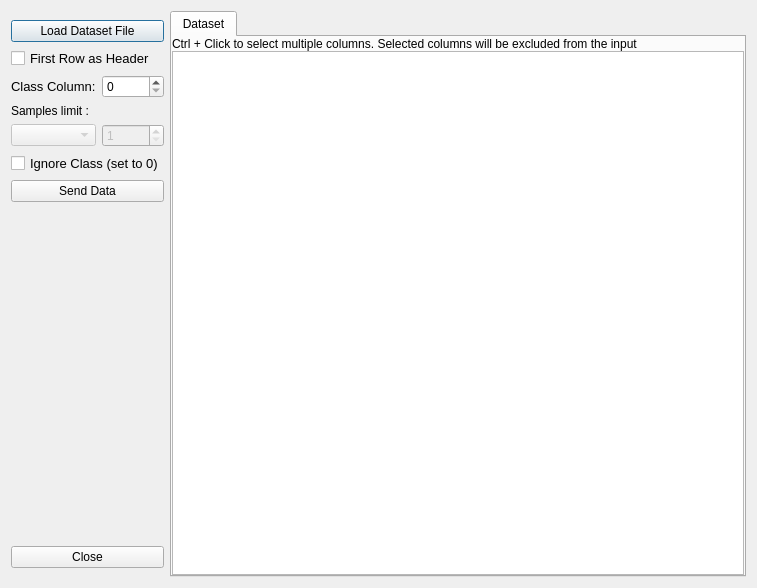
<?xml version="1.0" encoding="UTF-8"?>
<ui version="4.0">
 <class>CSVImportDialog</class>
 <widget class="QDialog" name="CSVImportDialog">
  <property name="geometry">
   <rect>
    <x>0</x>
    <y>0</y>
    <width>757</width>
    <height>588</height>
   </rect>
  </property>
  <property name="sizePolicy">
   <sizepolicy hsizetype="MinimumExpanding" vsizetype="MinimumExpanding">
    <horstretch>0</horstretch>
    <verstretch>0</verstretch>
   </sizepolicy>
  </property>
  <property name="minimumSize">
   <size>
    <width>300</width>
    <height>300</height>
   </size>
  </property>
  <property name="maximumSize">
   <size>
    <width>16777215</width>
    <height>16777215</height>
   </size>
  </property>
  <property name="windowTitle">
   <string>Projections</string>
  </property>
  <layout class="QHBoxLayout" name="horizontalLayout_2" stretch="0,0">
   <item>
    <widget class="QWidget" name="widget" native="true">
     <property name="minimumSize">
      <size>
       <width>130</width>
       <height>0</height>
      </size>
     </property>
     <layout class="QGridLayout" name="gridLayout_2">
      <property name="leftMargin">
       <number>0</number>
      </property>
      <property name="rightMargin">
       <number>0</number>
      </property>
      <item row="8" column="0" colspan="2">
       <spacer name="verticalSpacer">
        <property name="orientation">
         <enum>Qt::Vertical</enum>
        </property>
        <property name="sizeHint" stdset="0">
         <size>
          <width>20</width>
          <height>40</height>
         </size>
        </property>
       </spacer>
      </item>
      <item row="0" column="0" colspan="2">
       <widget class="QPushButton" name="loadFile">
        <property name="font">
         <font>
          <pointsize>9</pointsize>
         </font>
        </property>
        <property name="text">
         <string>Load Dataset File</string>
        </property>
        <property name="autoDefault">
         <bool>true</bool>
        </property>
       </widget>
      </item>
      <item row="1" column="0" colspan="2">
       <widget class="QCheckBox" name="headerCheck">
        <property name="font">
         <font>
          <pointsize>10</pointsize>
         </font>
        </property>
        <property name="text">
         <string>First Row as Header</string>
        </property>
       </widget>
      </item>
      <item row="2" column="0">
       <widget class="QLabel" name="label">
        <property name="font">
         <font>
          <pointsize>10</pointsize>
         </font>
        </property>
        <property name="text">
         <string>Class Column:</string>
        </property>
       </widget>
      </item>
      <item row="7" column="0">
       <widget class="QWidget" name="widget_3" native="true">
        <layout class="QGridLayout" name="gridLayout">
         <property name="horizontalSpacing">
          <number>8</number>
         </property>
         <property name="verticalSpacing">
          <number>0</number>
         </property>
         <property name="margin">
          <number>0</number>
         </property>
        </layout>
       </widget>
      </item>
      <item row="9" column="0" colspan="2">
       <widget class="QPushButton" name="closeButton">
        <property name="font">
         <font>
          <pointsize>9</pointsize>
         </font>
        </property>
        <property name="text">
         <string>Close</string>
        </property>
       </widget>
      </item>
      <item row="2" column="1">
       <widget class="QSpinBox" name="classColumnSpin"/>
      </item>
      <item row="5" column="0" colspan="2">
       <widget class="QCheckBox" name="classIgnoreCheck">
        <property name="font">
         <font>
          <pointsize>10</pointsize>
         </font>
        </property>
        <property name="text">
         <string>Ignore Class (set to 0)</string>
        </property>
       </widget>
      </item>
      <item row="6" column="0" colspan="2">
       <widget class="QPushButton" name="dumpButton">
        <property name="text">
         <string>Send Data</string>
        </property>
       </widget>
      </item>
      <item row="3" column="0">
       <widget class="QLabel" name="label_2">
        <property name="text">
         <string>Samples limit :</string>
        </property>
       </widget>
      </item>
      <item row="4" column="0">
       <widget class="QComboBox" name="importLimitCombo">
        <property name="enabled">
         <bool>false</bool>
        </property>
        <property name="currentIndex">
         <number>-1</number>
        </property>
       </widget>
      </item>
      <item row="4" column="1">
       <widget class="QSpinBox" name="importLimitSpin">
        <property name="enabled">
         <bool>false</bool>
        </property>
        <property name="minimum">
         <number>1</number>
        </property>
        <property name="maximum">
         <number>50000</number>
        </property>
        <property name="singleStep">
         <number>100</number>
        </property>
       </widget>
      </item>
     </layout>
    </widget>
   </item>
   <item>
    <widget class="QTabWidget" name="tabWidget">
     <property name="currentIndex">
      <number>0</number>
     </property>
     <widget class="QWidget" name="dataTab">
      <attribute name="title">
       <string>Dataset</string>
      </attribute>
      <layout class="QVBoxLayout" name="verticalLayout_3">
       <property name="spacing">
        <number>0</number>
       </property>
       <property name="margin">
        <number>0</number>
       </property>
       <item>
        <widget class="QLabel" name="label_3">
         <property name="text">
          <string>Ctrl + Click to select multiple columns. Selected columns will be excluded from the input</string>
         </property>
        </widget>
       </item>
       <item>
        <widget class="QTableWidget" name="tableWidget">
         <property name="editTriggers">
          <set>QAbstractItemView::NoEditTriggers</set>
         </property>
         <property name="selectionBehavior">
          <enum>QAbstractItemView::SelectColumns</enum>
         </property>
        </widget>
       </item>
      </layout>
     </widget>
    </widget>
   </item>
  </layout>
 </widget>
 <resources/>
 <connections/>
</ui>
